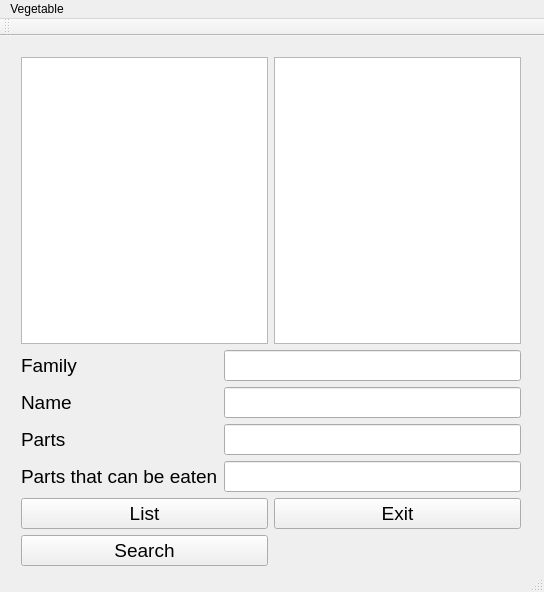
<?xml version="1.0" encoding="UTF-8"?>
<ui version="4.0">
 <class>test_vegetablesClass</class>
 <widget class="QMainWindow" name="test_vegetablesClass">
  <property name="geometry">
   <rect>
    <x>0</x>
    <y>0</y>
    <width>544</width>
    <height>592</height>
   </rect>
  </property>
  <property name="windowTitle">
   <string>test_vegetables</string>
  </property>
  <widget class="QWidget" name="centralWidget">
   <widget class="QWidget" name="">
    <property name="geometry">
     <rect>
      <x>10</x>
      <y>10</y>
      <width>522</width>
      <height>531</height>
     </rect>
    </property>
    <layout class="QVBoxLayout" name="verticalLayout">
     <item>
      <layout class="QHBoxLayout" name="horizontalLayout">
       <item>
        <widget class="QListWidget" name="family_listWidget">
         <property name="font">
          <font>
           <pointsize>14</pointsize>
          </font>
         </property>
        </widget>
       </item>
       <item>
        <widget class="QListWidget" name="vegetable_listWidget">
         <property name="font">
          <font>
           <pointsize>14</pointsize>
          </font>
         </property>
        </widget>
       </item>
      </layout>
     </item>
     <item>
      <layout class="QGridLayout" name="gridLayout">
       <item row="0" column="0">
        <widget class="QLabel" name="label">
         <property name="font">
          <font>
           <pointsize>14</pointsize>
          </font>
         </property>
         <property name="text">
          <string>Family</string>
         </property>
        </widget>
       </item>
       <item row="0" column="1">
        <widget class="QLineEdit" name="family_lineEdit">
         <property name="font">
          <font>
           <pointsize>14</pointsize>
          </font>
         </property>
        </widget>
       </item>
       <item row="1" column="0">
        <widget class="QLabel" name="label_2">
         <property name="font">
          <font>
           <pointsize>14</pointsize>
          </font>
         </property>
         <property name="text">
          <string>Name</string>
         </property>
        </widget>
       </item>
       <item row="1" column="1">
        <widget class="QLineEdit" name="name_lineEdit">
         <property name="font">
          <font>
           <pointsize>14</pointsize>
          </font>
         </property>
        </widget>
       </item>
       <item row="2" column="0">
        <widget class="QLabel" name="label_3">
         <property name="font">
          <font>
           <pointsize>14</pointsize>
          </font>
         </property>
         <property name="text">
          <string>Parts</string>
         </property>
        </widget>
       </item>
       <item row="2" column="1">
        <widget class="QLineEdit" name="parts_lineEdit">
         <property name="font">
          <font>
           <pointsize>14</pointsize>
          </font>
         </property>
        </widget>
       </item>
       <item row="3" column="0">
        <widget class="QLabel" name="label_4">
         <property name="font">
          <font>
           <pointsize>14</pointsize>
          </font>
         </property>
         <property name="text">
          <string>Parts that can be eaten</string>
         </property>
        </widget>
       </item>
       <item row="3" column="1">
        <widget class="QLineEdit" name="partsPrint_lineEdit">
         <property name="font">
          <font>
           <pointsize>14</pointsize>
          </font>
         </property>
        </widget>
       </item>
      </layout>
     </item>
     <item>
      <layout class="QGridLayout" name="gridLayout_2">
       <item row="0" column="0">
        <widget class="QPushButton" name="list_pushButton">
         <property name="font">
          <font>
           <pointsize>14</pointsize>
          </font>
         </property>
         <property name="text">
          <string>List</string>
         </property>
        </widget>
       </item>
       <item row="0" column="1">
        <widget class="QPushButton" name="exit_pushButton">
         <property name="font">
          <font>
           <pointsize>14</pointsize>
          </font>
         </property>
         <property name="text">
          <string>Exit</string>
         </property>
        </widget>
       </item>
       <item row="1" column="0">
        <widget class="QPushButton" name="search_pushButton">
         <property name="font">
          <font>
           <pointsize>14</pointsize>
          </font>
         </property>
         <property name="text">
          <string>Search</string>
         </property>
        </widget>
       </item>
      </layout>
     </item>
    </layout>
   </widget>
  </widget>
  <widget class="QMenuBar" name="menuBar">
   <property name="geometry">
    <rect>
     <x>0</x>
     <y>0</y>
     <width>544</width>
     <height>21</height>
    </rect>
   </property>
   <widget class="QMenu" name="menuVegetable">
    <property name="title">
     <string>Vegetable</string>
    </property>
   </widget>
   <addaction name="menuVegetable"/>
  </widget>
  <widget class="QToolBar" name="mainToolBar">
   <attribute name="toolBarArea">
    <enum>TopToolBarArea</enum>
   </attribute>
   <attribute name="toolBarBreak">
    <bool>false</bool>
   </attribute>
  </widget>
  <widget class="QStatusBar" name="statusBar"/>
 </widget>
 <layoutdefault spacing="6" margin="11"/>
 <resources>
  <include location="test_vegetables.qrc"/>
 </resources>
 <connections/>
</ui>
